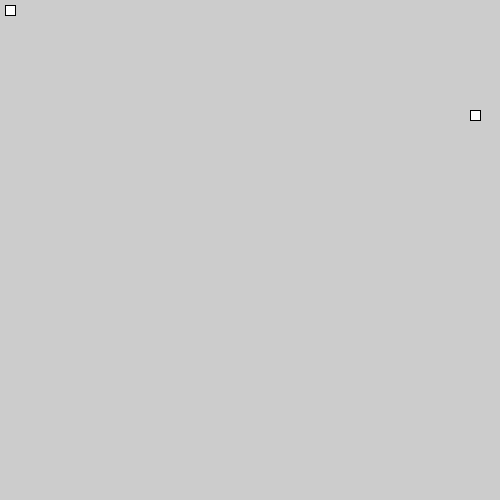
Frame 1 (no input)
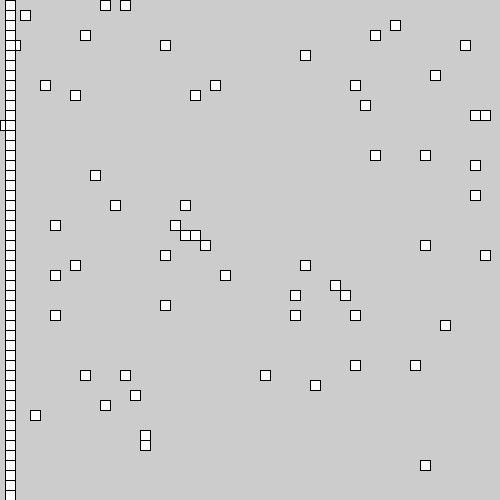
Frame 60 (the mouse pressed at the canvas centre just before this capture)
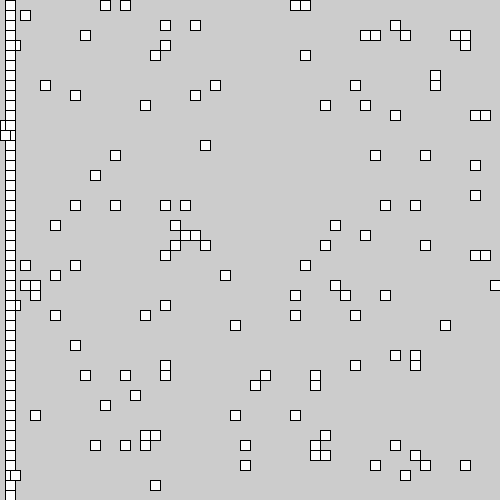
Frame 120 (the mouse held since frame 60 and released just before this capture)

The Processing sketch that drew these frames (run headless with seeded random() and noise(); from frame 60 on, the mouse is pressed at the canvas centre):

// Processing sketch: SnakeRecipe
// ── SnakeRecipe.pde
import java.util.Random;
// 1. Follow the recipe instructions inside the Segment class.

// This class will be used to represent each part of the moving snake.

class Segment {
  //2. Create x and y member variables to hold the location of each segment.
int x;
int y;

//Segment head;
//
  // 3. Add a constructor with parameters to initialize each variable.
Segment(int x, int y){
  this.x=x;
  this.y=y;
 foodX = ((int)random(50)*10);
foodY = ((int)random(50)*10);
}

  // 4. Add getter and setter methods for both the x and y member variables.
 void setX(int x){
    this.x=x;
  }
  
  void setY(int y){
    this.y=y;
  }
  
  int getX(){
    return this.x;
  }
  
  int getY(){
    return this.y;
  }
  
}
// 5. Create (but do not initialize) a Segment variable to hold the head of the Snake
Segment head;

// 6. Create and initialize a String to hold the direction of your snake e.g. "up"
String direction="up";


// 7. Create and initialize a variable to hold how many pieces of food the snake has eaten.
// give it a value of 1 to start.
int foodAmount=1;


// 8. Create and initialize foodX and foodY variables to hold the location of the food.
int foodX;
int foodY;
// (Hint: use the random method to set both the x and y to random locations within the screen size (500 by 500).)




void setup() {
  // 9. Set the size of your sketch (500 by 500).
  size(500, 500);
//dropFood();
  // 10. initialize your head to a new segment.
 head=new Segment(5,5);

  // 11. Use the frameRate(int rate) method to set the rate to 20.
  frameRate(20);
}


void draw() {

  //background(0);
//drawFood();
//drawSnake();

  //12. Call the manageTail, drawFood, drawSnake, move, and collision methods.
  manageTail();
  drawFood();
  drawSnake();
  move();
  collision();
}


// 13. Complete the drawFood method below. (Hint: each piece of food should be a 10 by 10 rectangle).

//void dropFood() {
 // foodX = ((int)random(50)*10);
 // foodY = ((int)random(50)*10);
//}

void drawFood(){
  rect(foodX, foodY, 10, 10);
}


//14. Draw the snake head (use a 10 by 10 rectangle)

void drawSnake() {
rect(head.x, head.y, 10, 10);

  //test your code
}


// 15. Complete the move method below.

void move() {

  // 16. Using a switch statement, make your snake head move by 10 pixels in the correct direction.
  //This is an incomplete switch statement:
  
  switch(direction) {
  case "up":
    // move head up here 
    head.setY(head.y-10);
    break;
  case "down":
    // move head down here 
    head.setY(head.y+10);
    break;
  case "left":
   // figure it out 
   head.setX(head.x-10);
    break;
  case "right":
    // mystery code goes here 
    head.setX(head.x+10);
    break;
  }
  


  // 17. Call the checkBoundaries method to make sure the snake head doesn't go off the screen.
  checkBoundaries();
}


// 18. Complete the keyPressed method below. Use if statements to set your direction variable depending on what key is pressed.

void keyPressed() {
  if(keyCode==RIGHT){
    direction="right";
  }
  if(keyCode==LEFT){
    direction="left";
  }
  if(keyCode==UP){
    direction="up";
  }
  if(keyCode==DOWN){
    direction="down";
  }
  
}



// 19. check if your head is out of bounds (teleport your snake head to the other side).

void checkBoundaries() {
  if(head.x<0){
    head.x=500;
  }
  if(head.x>500){
    head.x=0;
  }
  if(head.y>500){
    head.y=0;
  }
  if(head.y<0){
    head.y=500;
  }
}



//20. Make sure that the key for your current direction’s opposite doesn’t work(i.e. If you’re going up, down key shouldn’t work)



// 21. Complete the missing parts of the collision method below.

void collision() {

  // If the segment is colliding with a piece of food...
     // Increase the amount of food eaten and set foodX and foodY to new random locations.
     if(head.x==foodX && head.y==foodY){
       foodAmount+=1;
       foodX = ((int)random(50)*10);
       foodY = ((int)random(50)*10);
     }
}



/**
 
 ** Part 2: making the tail (the rest of the snake)
 
 **/

//  1. Create and initialize an ArrayList of Segments. (This will be your snake tail!)
ArrayList<Segment> tail=new ArrayList<Segment>();

// 2. Complete the missing parts of the manageTail method below and call it in the draw method.

void manageTail() {

  //Call the drawTail and checkTailCollision methods.
drawTail();
checkTailCollision();
  // Add a new Segment to your ArrayList that has the same X and Y as the head of your snake.
tail.add(new Segment(head.x, head.y));
  // While the tail size is greater than your food, remove the first Segment in your tail.
  while(tail.size()>foodX && tail.size()>foodY){
    tail.remove(tail.indexOf(1));
  }
}

void drawTail() {
    // Draw a 10 by 10 rectangle for each Segment in your snake ArrayList.
    for(int i=0; i<tail.size(); i++){
      rect(head.x, head.y, 10, 10);
    }
}


// 3. Complete the missing parts of the bodyCollision method below.

void checkTailCollision() {

  // If your head has the same location as one of your segments...

  // reset your food variable

  //Call this method at the begining of your manageTail method.
}
